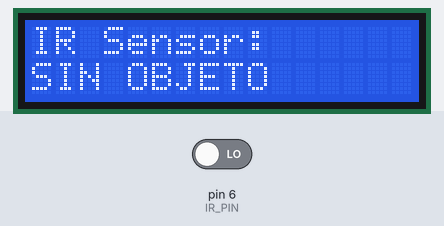
A sketch run on a simulated Arduino Uno, built with avr-gcc and run on an emulated ATmega328P. Parts: 16×2 character LCD. Inputs (shaded band) come from the test bench; at power-on: pin 6 (IR_PIN) LOW. What the sketch prints to the serial monitor is not drawn.

Above: at 3.2 s.
3.3 s: pin 6 (IR_PIN) driven HIGH
At 4.5 s:
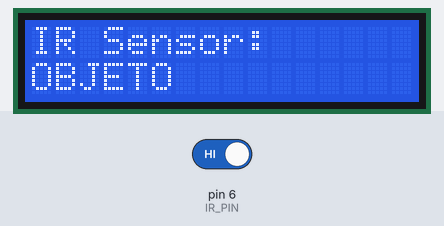
4.8 s: pin 6 (IR_PIN) driven LOW
At 5.8 s:
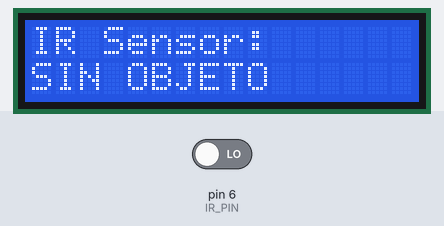
Timing chart, 0 to 7.8 s (numbered marks = the images above; inputs shaded):
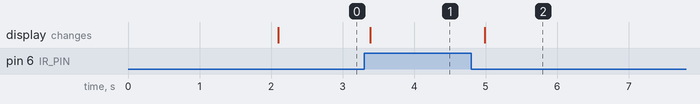

Measured:
- after the input at 3.3 s, the display: changes after 0.09 s (image 1)
- after the input at 4.8 s, the display: changes after 0.19 s (image 2)

The sketch:

IR08H_LCDI2C.ino
```cpp
#include <Wire.h>
#include <LiquidCrystal_I2C.h>

#define IR_PIN 6

LiquidCrystal_I2C lcd(0x27, 16, 2);

int estadoIR = 0;

void setup() {
    pinMode(IR_PIN, INPUT);

    Serial.begin(9600);

    lcd.init();
    lcd.backlight();

    lcd.setCursor(0, 0);
    lcd.print("Sensor IR");

    delay(2000);
    lcd.clear();
}

void loop() {

    estadoIR = digitalRead(IR_PIN);

    Serial.print("IR: ");
    Serial.println(estadoIR);

    lcd.clear();

    lcd.setCursor(0, 0);
    lcd.print("IR Sensor:");

    lcd.setCursor(0, 1);

    // Ajustaremos esto segun la prueba fisica
    if (estadoIR == HIGH) {
        lcd.print("OBJETO");
    } else {
        lcd.print("SIN OBJETO");
    }

    delay(300);
}
```
